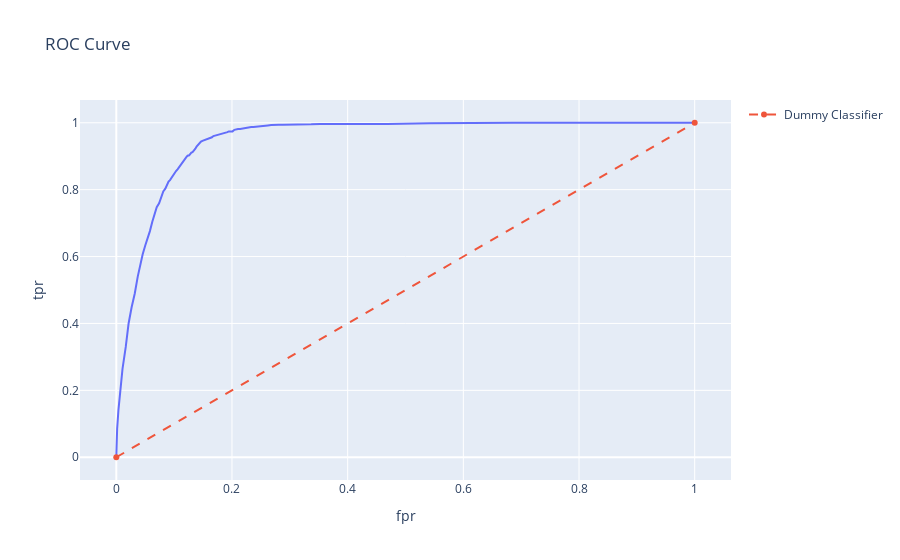

Here is the notebook cell this chart was saved with:
### Code cell
# udate figure
fig.add_scatter(x=fpr_dummy_, y=tpr_dummy, name='Dummy Classifier',line=dict(dash='dash'))
fig.show()
